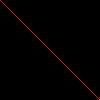
Frame 1 (no input)
Frame 60 (no input): identical to frame 1, image omitted
Frame 120 (the mouse pressed at the canvas centre since frame 60): identical to frame 1, image omitted

The p5.js sketch that drew this single still picture (run headless with seeded random() and noise() and a simulated clock; from frame 60 on, the mouse is pressed at the canvas centre):

// p5.js sketch
// ── sketch.js
function setup() {
 createCanvas(100, 100);
 background(0);
 
}

function draw() {
  stroke("red");
  line(0,0,100,100);
}

// ── p5jsDemo.html
<html>
<head>
  <title>P5.js Demo</title>
  <script src="https://cdnjs.cloudflare.com/ajax/libs/p5.js/1.4.1/p5.js"></script>
  <script src="p5jsDemo.js"></script>
</head>
<body>
  <h1>P5.js in HMTL</h1>
  <div id="p5js"></div>
</body>
</html>
// ── p5jsDemo.js
function setup() {
    var canvas = createCanvas(400, 400);
    canvas.parent('p5js');
  }

  function draw() {
    background(127);
    stroke("white");
    line(0,0,400,400);

  }
